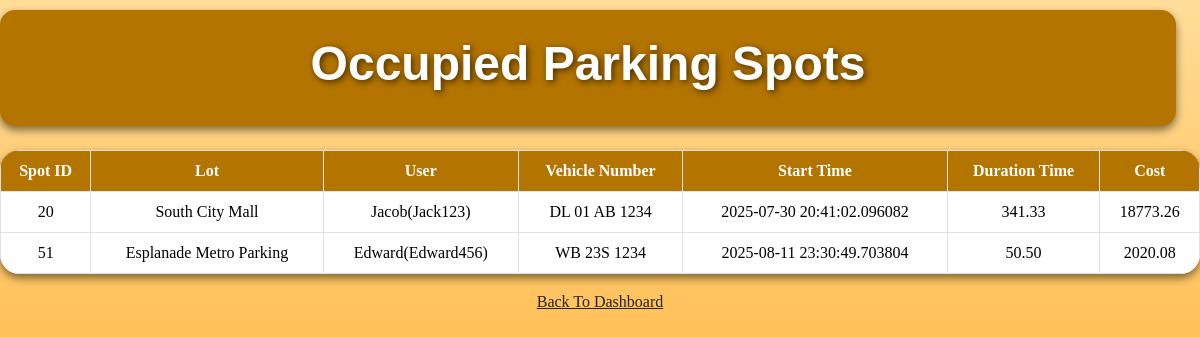
Page /admin/occupied_spots on the committed database.
### app.py (models this page shows)
class ParkingSpot(db.Model):
    __tablename__='parking_spot'
    id=db.Column(db.Integer, primary_key=True)
    lot_id=db.Column(db.Integer, db.ForeignKey('parking_lot.id'), nullable=False)
    status=db.Column(db.String(1),default='A')#A=Available and O=Occupied

class ParkingLot(db.Model):
    __tablename__='parking_lot'
    id=db.Column(db.Integer,primary_key=True)
    name=db.Column(db.String(50), nullable=False)
    address=db.Column(db.String(50), nullable=False)
    pincode=db.Column(db.Integer, nullable= False)
    price_per_hour=db.Column(db.Float,nullable=False)
    max_spots=db.Column(db.Integer, nullable=False)
    spots=db.relationship('ParkingSpot',backref='lot')

class User(db.Model):
    __tablename__='users'
    id=db.Column(db.Integer, primary_key=True)
    fname=db.Column(db.String(100), nullable=False)
    lname=db.Column(db.String(100), nullable=False)
    username=db.Column(db.String(80), unique=True, nullable=False)
    password=db.Column(db.String(120), nullable=False)
    is_admin=db.Column(db.Boolean, default=False)

class Reservation(db.Model):
    id=db.Column(db.Integer, primary_key=True)
    spot_id=db.Column(db.Integer,db.ForeignKey('parking_spot.id'), nullable=False)
    user_id=db.Column(db.Integer,db.ForeignKey('users.id'), nullable=False)
    start_time=db.Column(db.DateTime,nullable=False)
    end_time=db.Column(db.DateTime)
    cost=db.Column(db.Float)
    vehicle_number=db.Column(db.String(20))
    duration=db.Column(db.Float)

### app.py (the view)
@app.route('/admin/occupied_spots')
def occupied_spots():
    occupied_spots=db.session.query(ParkingSpot,Reservation,User).join(Reservation, ParkingSpot.id==Reservation.spot_id)\
    .join(User, Reservation.user_id==User.id).filter(ParkingSpot.status=='O', Reservation.end_time==None).all()
    now=datetime.now()
    updated_details=[]
    for spot, reservation, user in occupied_spots:
        lot=ParkingLot.query.get(spot.lot_id)
        duration_hours=(now-reservation.start_time).total_seconds()/3600
        current_cost=round(duration_hours*lot.price_per_hour, 2)
        updated_details.append((spot, reservation, user, duration_hours, current_cost))
    return render_template('occupied_spots.html',occupied_details=updated_details,now=now)

### Templates/occupied_spots.html (shortened to what this page needs)
<!DOCTYPE html>
<html lang="en">
<head>
        <link rel="stylesheet" href="{{url_for('static', filename='css/bootstrap.min.css')}}">
    <link rel="stylesheet" href="{{url_for('static', filename='css/style.css')}}">
</head>
<body class="admin_page">
    <div class="header">
<h1 class="text-center mb-2">Occupied Parking Spots</h1>
</div>
<table class="table table-bordered table-hover align-middle text-center mt-4">
    <thead class="table_heading">
    <tr>
        <th>Spot ID</th>
        <th>Lot</th>
        <th>User</th>
        <th>Vehicle Number</th>
        <th>Start Time</th>
        <th>Duration Time</th>
        <th>Cost</th>
    </tr></thead>
    {% for spot,reservation, user, duration_hours, current_cost in occupied_details%}
    <tr>
        <td>{{spot.id}}</td>
        <td>{{spot.lot.name}}</td>
        <td>{{user.fname}}({{user.username}})</td>
        <td>{{reservation.vehicle_number}}</td>
        <td>{{reservation.start_time}}</td>
        <td>{{"%0.2f"|format(duration_hours)}}</td>
        <td>{{"%0.2f"|format(current_cost)}}</td>
    </tr>
    {% endfor %}
</table>
<div class="text-center">
<a href="{{url_for('admin_dashboard', user_name='admin')}}" class="text-dark">Back To Dashboard</a>
</div>
</body>
</html>

### static/css/style.css (style rules this page uses)
html,body { height: 100%; margin:0; padding: 0; font-family: 'Times New Roman', Times, serif; }
table { background-color: blanchedalmond; border-radius: 20px; overflow: hidden; box-shadow: 0 4px 8px rgba(0, 0, 0, 0.5); }
.table_heading th { background-color: bisque; color: black; font-weight: bold; }
.admin_page { background: linear-gradient(to bottom, #ffdd99 ,#ff9900); min-height: 100vh; margin: 0; font-family: 'Times New Roman', Times, serif; }
.admin_page .table_heading th { background-color: #b37400; color: white; }
.admin_page .header { margin-top: 10px; background-color: #b37400; width: 98%; padding: 25px; border-radius: 15px; box-shadow: 0 4px 8px rgba(0, 0, 0, 0.5); display: flex; justify-content: center; text-align: center; }
.admin_page .header h1 { font-family: Verdana, Geneva, Tahoma, sans-serif; font-weight: bolder; color: white; text-shadow: 2px 2px 6px rgba(26, 17, 0, 0.7); font-size: 3rem; }

### rows in the picture
ParkingSpot: id "20", lot.name "South City Mall", fname "Jacob", username "Jack123", vehicle_number "DL 01 AB 1234", start_time "2025-07-30 20:41:02.096082", duration_hours "341.33", current_cost "18773.26"
ParkingSpot: id "51", lot.name "Esplanade Metro Parking", fname "Edward", username "Edward456", vehicle_number "WB 23S 1234", start_time "2025-08-11 23:30:49.703804", duration_hours "50.50", current_cost "2020.08"
